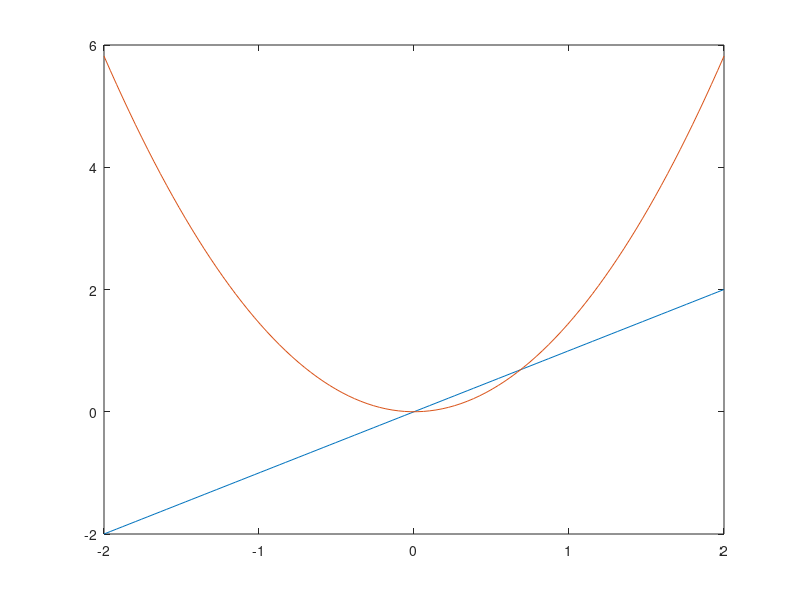

Recreate this plot in MATLAB. (Note: this script raises an error after producing the figure.)
clc, clear; 
close all;

k = 8;

c1 = 1.6;
c2 = 1.1;
%     a = -.13;
%     b = .44;
%     c = .25;
%     alpha = 2;
x = ones(k,1);
r = ones(k,1);
x(1) = 1.6;

for i=1:k-1
    r(i) = (c2/c1*x(i))^(1/2.1);
    rdot = (c2/c1/2.1)*(c2/c1*x(i))^((1-2.1)/2.1);
    x(i+1) = x(i) - r(i)/rdot;
end
r(k) = (c2/c1*x(k))^(1/2.1);

y = linspace(-2,2,100);
rexact = (1.6/1.1).*y.^2;
figure(1);
plot(y,y,y,rexact)
xline(x(1))
hold on; grid on;
plot(x(k),r(k-1),'bo')
hold on;